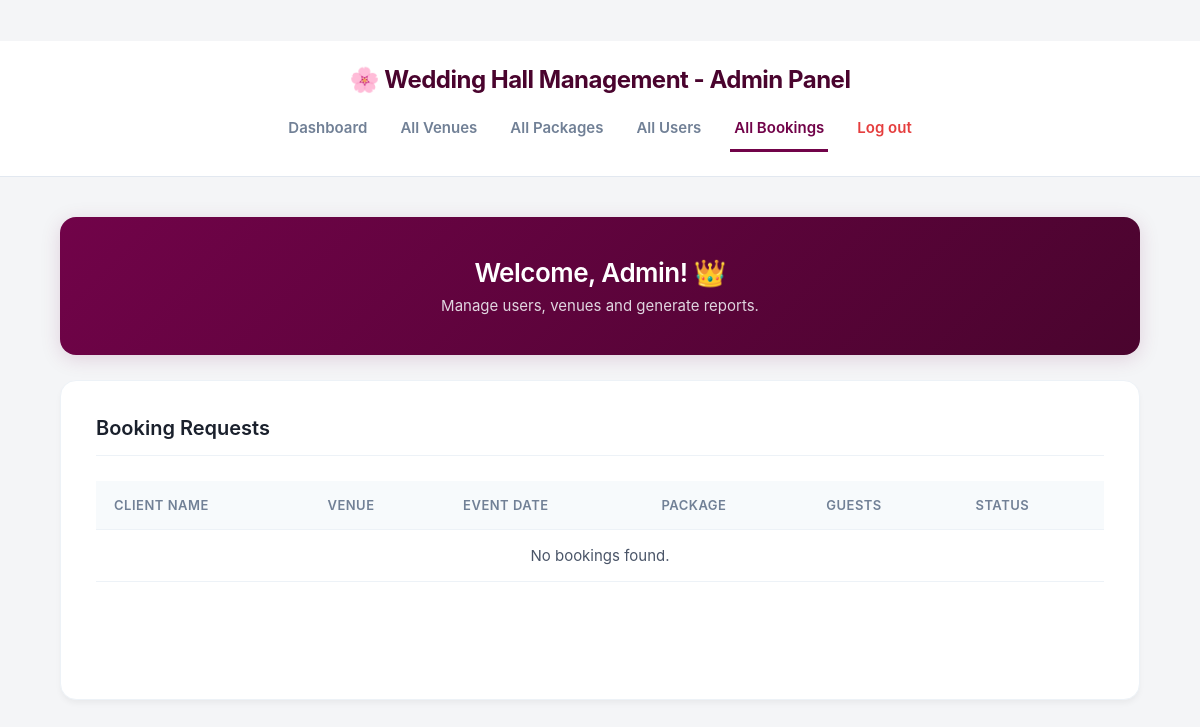
The app's page /Admin/admin_bookings.php, older data.
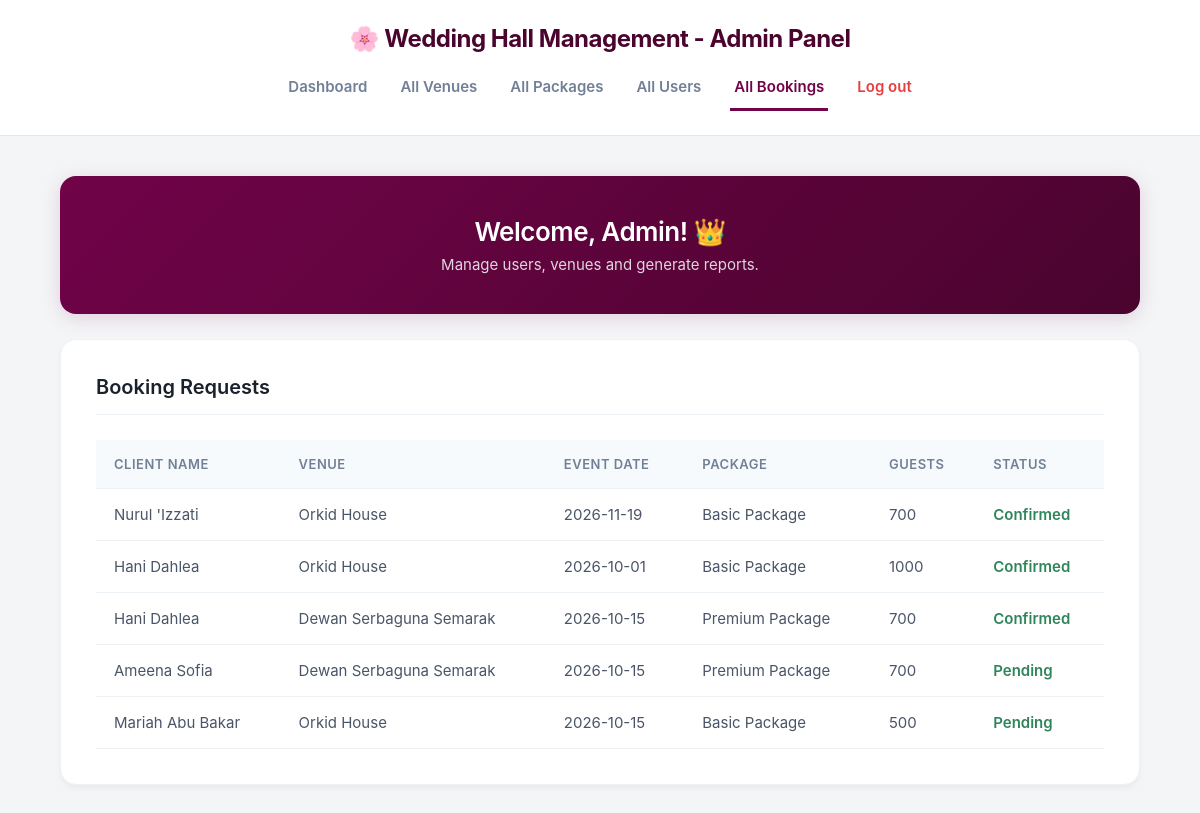
The same page, newer data.
### tables this page shows
CREATE TABLE `booking` (
  `booking_id` int(11) NOT NULL,
  `client_id` int(11) NOT NULL,
  `venue_id` int(11) NOT NULL,
  `package_id` int(11) NOT NULL,
  `booking_date` date NOT NULL,
  `event_date` date NOT NULL,
  `num_of_guests` int(11) NOT NULL,
  `bookingstatus` varchar(50) NOT NULL
);

CREATE TABLE `client` (
  `client_id` int(11) NOT NULL,
  `client_name` varchar(100) NOT NULL,
  `client_email` varchar(100) NOT NULL,
  `client_phonenum` varchar(20) NOT NULL,
  `client_password` varchar(255) NOT NULL,
  `client_role` varchar(20) NOT NULL,
  `client_status` varchar(50) NOT NULL DEFAULT 'Active'
);

CREATE TABLE `venue` (
  `venue_id` int(11) NOT NULL,
  `venue_name` varchar(100) NOT NULL,
  `venue_location` varchar(255) NOT NULL,
  `venue_capacity` int(11) NOT NULL,
  `venue_price` decimal(10,2) NOT NULL,
  `venue_desc` text NOT NULL,
  `owner_id` int(11) NOT NULL,
  `venue_ssm` varchar(20) NOT NULL,
  `venue_ssm_file` varchar(255) NOT NULL,
  `venue_image` text NOT NULL,
  `admin_id` int(11) DEFAULT NULL,
  `venue_status` enum('Pending','Approved','Rejected') NOT NULL DEFAULT 'Pending'
);

CREATE TABLE `package` (
  `package_id` int(11) NOT NULL,
  `package_name` varchar(100) NOT NULL,
  `package_price` decimal(10,2) NOT NULL,
  `package_inclusions` varchar(700) NOT NULL,
  `venue_id` int(11) NOT NULL
);

### Admin/admin_bookings.php (the view, shortened to what this page needs)
<?php include 'db_connection.php'; ?>
<!DOCTYPE html>
<html lang="en">
<head>
</head>
<body>
<div class="container">
    <div class="header">
        <div class="logo-area">🌸 Wedding Hall Management - Admin Panel</div>
        <div class="nav-links">
            <div class="nav-links">
            <a href="admin_dashboard.php">Dashboard</a>
            <a href="admin_venues.php">All Venues</a>
            <a href="admin_packages.php">All Packages</a>
            <a href="admin_users.php">All Users</a>
            <a href="admin_bookings.php" class="active">All Bookings</a>
            <a class="logout" onclick="openModal('modal-logout-confirmation', this)">Log out</a>
        </div>
        </div>
    </div>
    <div class="welcome-banner">
        <h2>Welcome, Admin! 👑</h2>
        <p>Manage users, venues and generate reports.</p>
    </div>
    <div class="content-section" style="display: block;">
        <div class="section-header">
            <h3>Booking Requests</h3>
        </div>
        <table id="table-bookings">
            <thead>
                <tr>
                    <th>Client Name</th>
                    <th>Venue</th>
                    <th>Event Date</th>
                    <th>Package</th>
                    <th>Guests</th>
                    <th>Status</th>
                </tr>
            </thead>
            <tbody>
                <?php
                $sql = "SELECT c.client_name, v.venue_name, b.event_date, p.package_name, b.num_of_guests AS guests, b.bookingstatus AS status
                        FROM booking b
                        JOIN client c ON b.client_id = c.client_id
                        JOIN venue v ON b.venue_id = v.venue_id
                        JOIN package p ON b.package_id = p.package_id";
                $result = $conn->query($sql);
                if ($result && $result->num_rows > 0) {
                    while ($row = $result->fetch_assoc()) {
                        echo "<tr>";
                        echo "<td>" . htmlspecialchars($row['client_name']) . "</td>";
                        echo "<td>" . htmlspecialchars($row['venue_name']) . "</td>";
                        echo "<td>" . htmlspecialchars($row['event_date']) . "</td>";
                        echo "<td>" . htmlspecialchars($row['package_name']) . "</td>";
                        echo "<td>" . htmlspecialchars($row['guests']) . "</td>";
                        echo "<td style='color: #2f855a; font-weight: 600;'>" . htmlspecialchars($row['status']) . "</td>";
                        echo "</tr>";
                    }
                } else {
                    echo "<tr><td colspan='6' style='text-align: center;'>No bookings found.</td></tr>";
                }
                ?>
            </tbody>
        </table>
    </div>
</div>
</body>
</html>

### Admin/admin_bookings.php (style rules this page uses)
* { margin: 0; padding: 0; box-sizing: border-box; font-family: 'Inter', -apple-system, BlinkMacSystemFont, "Segoe UI", Roboto, sans-serif; }
body { background-color: #f4f5f7; color: #2d3748; min-height: 100vh; -webkit-font-smoothing: antialiased; display: flex; flex-direction: column; justify-content: center; align-items: center; }
.container { width: 100%; padding-bottom: 60px; }
.header { background-color: #ffffff; padding: 24px 5%; border-bottom: 1px solid #e2e8f0; display: flex; flex-direction: column; align-items: center; gap: 16px; }
.logo-area { font-size: 24px; font-weight: 700; color: #4a042e; letter-spacing: -0.5px; }
.nav-links { display: flex; justify-content: center; gap: 25px; }
.nav-links a { text-decoration: none; color: #718096; font-size: 15px; font-weight: 600; cursor: pointer; padding: 8px 4px; transition: color 0.2s ease, border-color 0.2s ease; border-bottom: 2px solid transparent; }
.nav-links a.active { color: #710349; border-bottom: 3px solid #710349; padding-bottom: 12px; }
.nav-links a.logout { color: #e53e3e; }
.welcome-banner { background: linear-gradient(135deg, #710349 0%, #4a042e 100%); color: white; margin: 40px auto 25px auto; padding: 40px; border-radius: 16px; width: 90%; max-width: 1200px; box-shadow: 0 4px 20px rgba(113, 3, 73, 0.15); text-align: center; }
.welcome-banner h2 { font-size: 26px; font-weight: 600; margin-bottom: 8px; letter-spacing: -0.5px; }
.welcome-banner p { font-size: 15px; color: #f7fafc; opacity: 0.85; }
.content-section { background-color: #ffffff; color: #2d3748; margin: 0 auto; padding: 35px; border-radius: 16px; width: 90%; max-width: 1200px; position: relative; min-height: 320px; box-shadow: 0 4px 6px -1px rgba(0, 0, 0, 0.05); border: 1px solid #edf2f7; animation: fadeIn 0.3s ease; }
.section-header { display: flex; justify-content: space-between; align-items: center; margin-bottom: 25px; padding-bottom: 15px; border-bottom: 1px solid #edf2f7; }
.section-header h3 { font-size: 20px; font-weight: 600; color: #1a202c; }
table { width: 100%; border-collapse: collapse; text-align: left; font-size: 15px; }
th, td { padding: 16px 18px; border-bottom: 1px solid #edf2f7; }
th { font-weight: 600; color: #718096; background-color: #f7fafc; font-size: 13px; text-transform: uppercase; letter-spacing: 0.5px; }
td { color: #4a5568; }
td:last-child { white-space: nowrap; }

Row changes from the older to the newer data that the page shows:
added booking: client.client_name "Nurul 'Izzati", venue.venue_name "Orkid House", event_date "2026-11-19", package.package_name "Basic Package", num_of_guests "700", bookingstatus "Confirmed"
added booking: client.client_name "Hani Dahlea", venue.venue_name "Orkid House", event_date "2026-10-01", package.package_name "Basic Package", num_of_guests "1000", bookingstatus "Confirmed"
added booking: client.client_name "Hani Dahlea", venue.venue_name "Dewan Serbaguna Semarak", event_date "2026-10-15", package.package_name "Premium Package", num_of_guests "700", bookingstatus "Confirmed"
added booking: client.client_name "Ameena Sofia", venue.venue_name "Dewan Serbaguna Semarak", event_date "2026-10-15", package.package_name "Premium Package", num_of_guests "700", bookingstatus "Pending"
added booking: client.client_name "Mariah Abu Bakar", venue.venue_name "Orkid House", event_date "2026-10-15", package.package_name "Basic Package", num_of_guests "500", bookingstatus "Pending"
Text that changed along with them:
text no longer shown: "No bookings found."
